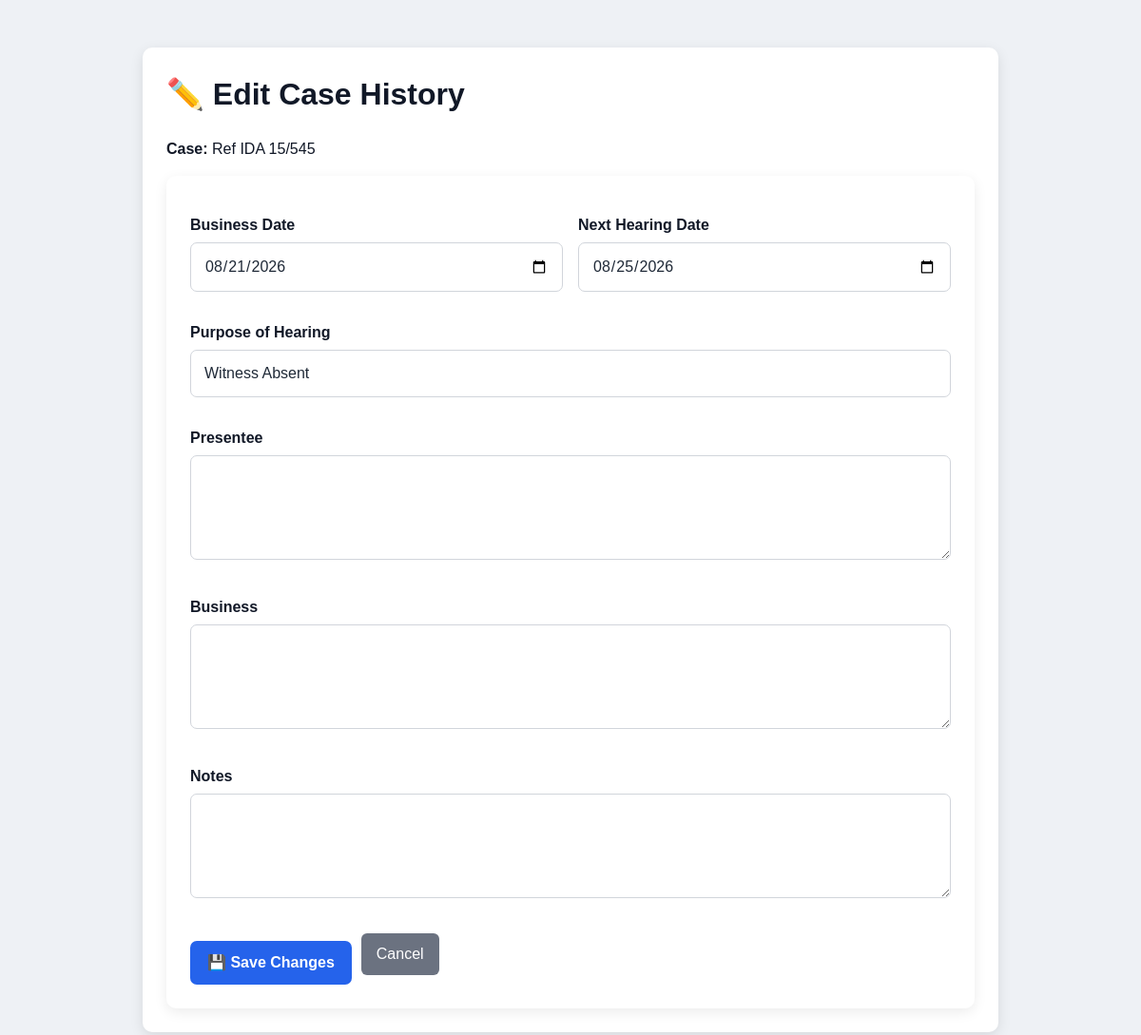
/case/1/hearing/1/edit (signed in), run on the app's committed database.
### app.py (models this page shows)
class Case(db.Model):
    id = db.Column(
        db.Integer,
        primary_key=True
    )
    case_no = db.Column(
        db.String(100),
        nullable=False
    )
    crn_no = db.Column(
        db.String(100),
        nullable=True
    )
    advocate_name = db.Column(
        db.String(200),
        nullable=True
    )
    case_disposed = db.Column(
        db.String(20),
        nullable=True,
        default="No"
    )
    court_no = db.Column(
        db.Integer,
        nullable=False
    )
    parties = db.Column(
        db.String(200),
        nullable=False
    )
    case_stage = db.Column(
        db.String(100),
        nullable=False
    )
    case_stage_other = db.Column(
        db.String(200),
        nullable=True
    )
    next_hearing_date = db.Column(
        db.Date,
        nullable=True
    )
    decision_date = db.Column(
        db.Date,
        nullable=True
    )
    today_serial_no = db.Column(
        db.Integer,
        nullable=True
    )
    hearings = db.relationship(
        "Hearing",
        backref="case",
        lazy=True,
        cascade="all, delete-orphan"
    )
    evidences = db.relationship(
        "Evidence",
        backref="case",
        lazy=True,
        cascade="all, delete-orphan"
    )

class Hearing(db.Model):
    id = db.Column(
        db.Integer,
        primary_key=True
    )
    case_id = db.Column(
        db.Integer,
        db.ForeignKey("case.id"),
        nullable=False
    )
    hearing_date = db.Column(
        db.Date,
        nullable=False,
        default=date.today
    )
    outcome = db.Column(
        db.String(200),
        nullable=False
    )
    presentee = db.Column(
        db.Text,
        nullable=True
    )
    business = db.Column(
        db.Text,
        nullable=True
    )
    next_hearing_date = db.Column(
        db.Date,
        nullable=True
    )
    notes = db.Column(
        db.Text,
        nullable=True
    )

### app.py (the view, shortened to what this page needs)
@app.route("/case/<int:case_id>/hearing/<int:hearing_id>/edit", methods=["GET", "POST"])
@login_required
def edit_hearing(case_id, hearing_id):
    case = Case.query.get_or_404(case_id)
    hearing = Hearing.query.filter_by(id=hearing_id, case_id=case.id).first_or_404()
    return render_template("edit_hearing.html", case=case, hearing=hearing)

### app.py (called while the page is built, shortened)
def login_required(view):
    @wraps(view)
    def wrapped_view(*args, **kwargs):
        return view(*args, **kwargs)
    return wrapped_view

### templates/edit_hearing.html (shortened to what this page needs)
<!DOCTYPE html>
<html lang="en">
<head>
<link rel="stylesheet" href="{{ url_for('static', filename='style.css') }}">
</head>
<body><div class="container"><div class="edit-history-page"><div class="history-card">
<h1>✏️ Edit Case History</h1>
<p><strong>Case:</strong> {{ case.case_no }}</p>
<form method="POST">
<div class="form-grid">
<div><label>Business Date</label><input type="date" name="hearing_date" value="{{ hearing.hearing_date.strftime('%Y-%m-%d') }}"></div>
<div><label>Next Hearing Date</label><input type="date" name="next_hearing_date" value="{% if hearing.next_hearing_date %}{{ hearing.next_hearing_date.strftime('%Y-%m-%d') }}{% endif %}"></div>
<div class="full"><label>Purpose of Hearing</label><input type="text" name="outcome" value="{{ hearing.outcome }}" required></div>
<div class="full"><label>Presentee</label><textarea name="presentee">{{ hearing.presentee or '' }}</textarea></div>
<div class="full"><label>Business</label><textarea name="business">{{ hearing.business or '' }}</textarea></div>
<div class="full"><label>Notes</label><textarea name="notes">{{ hearing.notes or '' }}</textarea></div>
</div>
<div class="actions"><button type="submit">💾 Save Changes</button><a class="cancel" href="{{ url_for('case_detail', id=case.id) }}">Cancel</a></div>
</form></div></div></div></body></html>

### static/style.css (style rules this page uses)
:root { --primary: #2563eb; --primary-dark: #1d4ed8; --success: #15803d; --danger: #dc2626; --warning: #b45309; --bg: #f4f6f8; --surface: #ffffff; --text: #1f2937; --muted: #6b7280; --border: #d1d5db; --shadow: 0 4px 14px rgba(0, 0, 0, 0.08); --radius: 10px; }
* { box-sizing: border-box; }
html { -webkit-text-size-adjust: 100%; }
body { margin: 0; padding: 20px; min-height: 100vh; font-family: Arial, sans-serif; background: var(--bg); color: var(--text); line-height: 1.5; }
.container { width: min(100%, 1200px); margin: 0 auto; }
h1, h2, h3, p { overflow-wrap: anywhere; }
h1 { margin: 0 0 22px; font-size: clamp(24px, 4vw, 32px); }
form { width: 100%; max-width: 900px; background: var(--surface); padding: 25px; border-radius: var(--radius); box-shadow: var(--shadow); }
label { display: block; margin: 15px 0 6px; font-weight: 700; }
input, select, textarea { width: 100%; min-width: 0; padding: 12px 14px; font: inherit; font-size: 16px; color: var(--text); background: #fff; border: 1px solid var(--border); border-radius: 7px; }
textarea { min-height: 100px; resize: vertical; }
button, .btn { display: inline-flex; align-items: center; justify-content: center; min-height: 44px; margin-top: 18px; padding: 11px 18px; font: inherit; font-weight: 600; border: none; border-radius: 7px; cursor: pointer; background: var(--primary); color: #fff; text-decoration: none; transition: background 0.2s ease, transform 0.1s ease; }
a { color: var(--primary); }
.actions, .button-group, .form-actions { display: flex; flex-wrap: wrap; gap: 10px; align-items: center; }
body { background: #eef1f5 !important; color: #111827 !important; font-family: Arial, Helvetica, sans-serif; }
.container { background: transparent !important; }

### templates/edit_hearing.html (style rules this page uses)
.edit-history-page { max-width:900px;margin:30px auto }
.history-card { background:#fff;padding:25px;border-radius:10px;box-shadow:0 4px 14px rgba(0,0,0,.1) }
.form-grid { display:grid;grid-template-columns:1fr 1fr;gap:16px }
.full { grid-column:1/-1 }
label { display:block;font-weight:700;margin-bottom:6px }
input,select,textarea { width:100%;box-sizing:border-box }
textarea { min-height:110px }
.actions { display:flex;gap:10px;margin-top:20px }
.cancel { padding:10px 16px;background:#6b7280;color:#fff;text-decoration:none;border-radius:6px }

### data on the page
Case: case_no "Ref IDA 15/545"
Hearing: hearing_date "08/21/2026", next_hearing_date "08/25/2026", outcome "Witness Absent"
